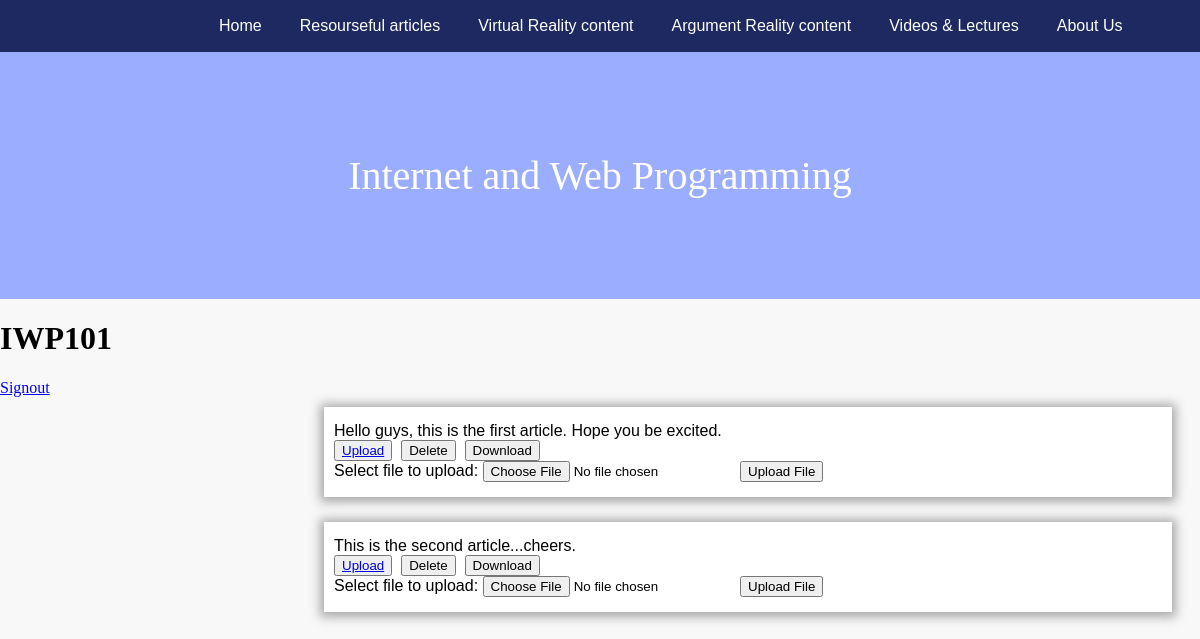
The page /home3.php?course_id=IWP101 on the database its author committed.
### tables this page shows
CREATE TABLE `course` (
  `courseID` varchar(10) NOT NULL,
  `courseName` varchar(100) NOT NULL,
  `price` int(100) NOT NULL
);

CREATE TABLE `artcourse` (
  `courseID` varchar(10) NOT NULL,
  `articleID` varchar(10) NOT NULL
);

CREATE TABLE `article` (
  `articleID` varchar(10) NOT NULL,
  `articleName` varchar(100) NOT NULL
);

### home3.php (the view, shortened to what this page needs)
<!DOCTYPE html>
<html>
<head>
</head>
<body>
	<?php
	include("dbconnect.php");
	if(isset($_GET['course_id'])) {
		$courseId=$_GET['course_id'];
	}
?>
	<ul class="ul_sb">
	  <li><a href="home.php" style="margin-left: 200px;">Home</a></li>
	  <li><a href="home2.php?course_id=<?php echo $courseId; ?>&amp;video=video_id">Resourseful articles</a></li>
	  <li><a href="#">Virtual Reality content</a></li>
	  <li><a href="#">Argument Reality content</a></li>
	  <li><a href="home2.php?course_id=<?php echo $courseId; ?>&amp;videoLect=videoLect_id">Videos &amp; Lectures </a></li>
	  <li><a href="#">About Us</a></li>
	</ul>
<?php
	$sql_course="SELECT * FROM course WHERE courseID like '%$courseId%'";
	$qry_course=mysqli_query($dbconnect,$sql_course);
	$rst_course=mysqli_fetch_assoc($qry_course);
	do {
		$course_name=$rst_course['courseName'];
	}while($rst_course=mysqli_fetch_assoc($qry_course));
	echo '<div class="course_name_header">'.$course_name.'</div>';
	echo '<h1>'.$courseId."</h1>";
	echo '<a href="signout.php">Signout</a>';
	$srh_sql="SELECT * FROM article inner join artcourse on (article.articleID=artcourse.articleID and artcourse.courseID = '$courseId');";
		$srh_qry=mysqli_query($dbconnect,$srh_sql);
		if(mysqli_num_rows($srh_qry)!=0) {
			$srh_rst=mysqli_fetch_assoc($srh_qry);
			do{
				echo '<div class="main">';
				echo $srh_rst['articleName'].'<br>';
				echo '	<button class="upload1'.$srh_rst["articleName"].'">
							<a href="home3.php?article_name='.$srh_rst["articleName"].'">Upload</a></button>&nbsp;
					  	<button>Delete</button>&nbsp;
						<button>Download</button>';
				echo '	<div class="upload2'.$srh_rst["articleName"].'">';
				echo '	<form action="uploadkr.php" method="post" enctype="multipart/form-data">
    						Select file to upload:
   					 		<input type="file" name="file" id="fileToUpload">
    						<input type="submit" value="Upload File" name="submit">
						</form>
						</div>
				';
				echo '</div>';
					}while($srh_rst=mysqli_fetch_assoc($srh_qry));
			}
	?>
</body>
</html>

### home3.php (style rules this page uses)
body { margin: 0px; background-color: #f8f8f8; }
.ul_sb { list-style-type: none; margin: 0; padding: 0; overflow: hidden; background-color: #1d2960; }
.ul_sb li { float: left; text-align: center; }
.ul_sb li a { font-family: sans-serif; display: block; color: white; text-align: center; padding: 14px 16px; text-decoration: none; border:3px solid transparent; }
.course_name_header { font-family: verdana; font-size: 40px; text-align: center; padding: 100px 10px; margin: 0px; background-color: #9badff; color: white; }
.main { font-family: sans-serif; background-color: white; width: 69%; padding: 15px 10px; margin: 10px 0 25px 27%; box-shadow: 0 1px 10px 4px #a8a8a8; }

### rows shown on the page
course: courseName "Internet and Web Programming"
artcourse: article.articleName "Hello guys, this is the first article. Hope you be excited.", article.articleName "This is the second article...cheers."

### other values the page prints
$courseId "IWP101"
